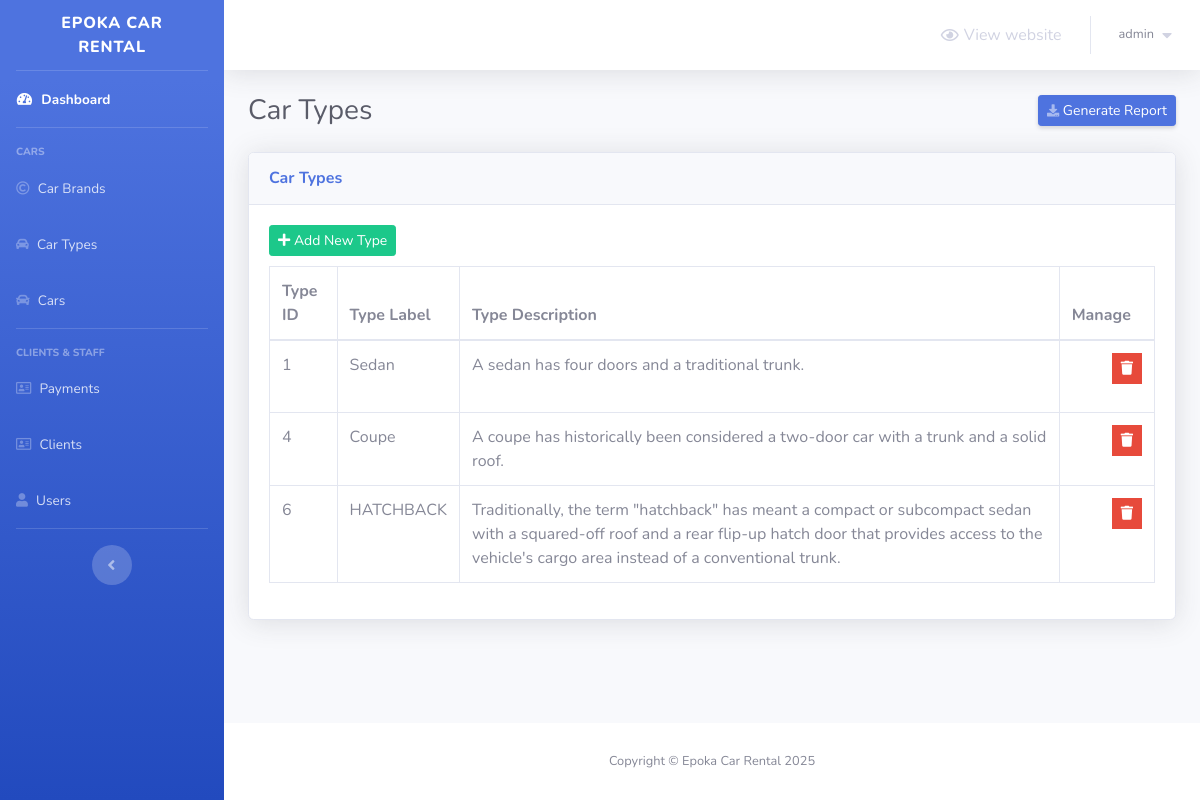
/admin/car-types.php (signed in), run on the app's committed database.
### tables this page shows
CREATE TABLE `car_types` (
  `type_id` int(3) NOT NULL,
  `type_label` varchar(50) NOT NULL,
  `type_description` varchar(250) NOT NULL,
  `icon` varchar(50) DEFAULT NULL
);

### admin/car-types.php (the view, shortened to what this page needs)
<?php
    include 'connect.php';
    include 'Includes/templates/header.php';
    if(isset($_SESSION['username_yahya_car_rental']) && isset($_SESSION['password_yahya_car_rental']))
    {
?>
        <div class="container-fluid">
            <div class="d-sm-flex align-items-center justify-content-between mb-4">
                <h1 class="h3 mb-0 text-gray-800">Car Types</h1>
                <a href="#" class="d-none d-sm-inline-block btn btn-sm btn-primary shadow-sm">
                    <i class="fas fa-download fa-sm text-white-50"></i>
                    Generate Report
                </a>
            </div>
            <?php
                $stmt = $con->prepare("SELECT * FROM car_types");
                $stmt->execute();
                $rows_types = $stmt->fetchAll();
            ?>
            <div class="card shadow mb-4">
                <div class="card-header py-3">
                    <h6 class="m-0 font-weight-bold text-primary">Car Types</h6>
                </div>
                <div class="card-body">
                    <button class="btn btn-success btn-sm" style="margin-bottom: 10px;" type="button" data-toggle="modal" data-target="#add_new_type" data-placement="top">
                        <i class="fa fa-plus"></i>
                        Add New Type
                    </button>
                    <div class="table-responsive">
                        <table class="table table-bordered" id="dataTable" width="100%" cellspacing="0">
                            <thead>
                                <tr>
                                    <th>Type ID</th>
                                    <th>Type Label</th>
                                    <th>Type Description</th>
                                    <th>Manage</th>
                                </tr>
                            </thead>
                            <tbody>
                                <?php
                                foreach($rows_types as $type)
                                {
                                    echo "<tr>";
                                        echo "<td>";
                                            echo $type['type_id'];
                                        echo "</td>";
                                        echo "<td>";
                                            echo $type['type_label'];
                                        echo "</td>";
                                        echo "<td>";
                                            echo $type['type_description'];
                                        echo "</td>";
                                        echo "<td>";
                                            $delete_data = "delete_".$type["type_id"];
                                            ?>
                                            <ul>
                                                <li class="list-inline-item" data-toggle="tooltip" title="Delete">
                                                    <button class="btn btn-danger btn-sm rounded-0" type="button" data-toggle="modal" data-target="#<?php echo $delete_data; ?>" data-placement="top"><i class="fa fa-trash"></i></button>
                                                </li>
                                            </ul>
                                            <?php
                                        echo "</td>";
                                    echo "</tr>";
                                }
                                ?>
                            </tbody>
                        </table>
                    </div>
                </div>
            </div>
        </div>
<?php
        include 'Includes/templates/footer.php';
    }
    else
    {
        header('Location: index.php');
        exit();
    }
?>

### data on the page
car_types: type_id "1", type_label "Sedan", type_description "A sedan has four doors and a traditional trunk."
car_types: type_id "4", type_label "Coupe", type_description "A coupe has historically been considered a two-door car with a trunk and a solid roof."
car_types: type_id "6", type_label "HATCHBACK", type_description "Traditionally, the term \"hatchback\" has meant a compact or subcompact sedan with a squared-off roof and a rear flip-up hatch door that provides access to the vehicle's cargo area instead of a conventional trunk."

### other printed values
$_SESSION['username_yahya_car_rental'] "admin"
